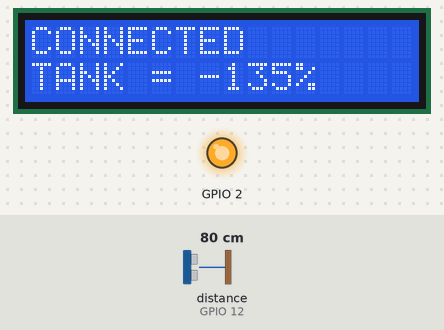
The sketch below on a simulated ESP8266 (NodeMCU). Parts: 16×2 character LCD, output pins drawn as LEDs (lit = HIGH). Wiring (inferred from the names in the program): ultrasonic range finder: trigger GPIO 14; echo GPIO 12. The test bench sets the inputs (shaded band); at power-on: distance to the obstacle (sensor on GPIO 12) 80 cm. The echo pulse lasts 58.3 µs per cm; WiFi joins after 1.5 s; servers stay silent unless stated; pins used as bus, display or sensor lines are not drawn; what the sketch prints to the serial monitor is not drawn.

Above: at 2.8 s.
2.9 s: distance to the obstacle (sensor on GPIO 12) set to 2 cm
At 7.7 s:
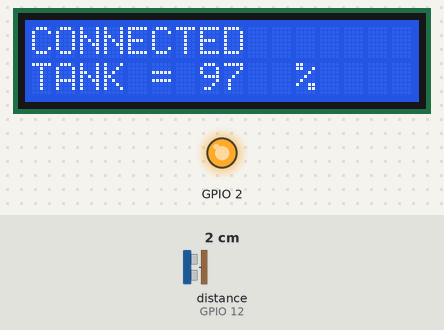
Timing chart, 0 to 9.2 s (numbered marks = the images above; inputs shaded):
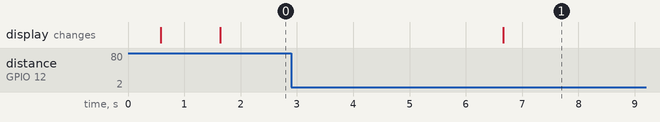

Measured:
- after the input at 2.9 s, the display: changes after 3.8 s (image 1)

The sketch:

Code_MCU_Tank.ino
```cpp
#include <ESP8266WiFi.h>
#include <WiFiUDP.h>
#include <LiquidCrystal_I2C.h>
#include <Wire.h>
#define TRIGGER 14
#define ECHO    12

#define TankContain 34
#define highTank 30
#define lowTank  20

int InputTank = 0;
int val = 1;
int status = WL_IDLE_STATUS;
LiquidCrystal_I2C lcd(0x3F, 16, 2);
const char* ssid = "Es";  //  your network SSID (name)
const char* pass = "wa1234567890";       // your network password

unsigned int localPort = 2390;      // local port to listen for UDP packets
//unsigned int ReplyPort = 2390;
IPAddress ReplyIP(192,168,4,255);
char ReplyBuffer[10] = "O";
char packetBuffer[10]; //buffer to hold incoming and outgoing packets

// A UDP instance to let us send and receive packets over UDP
WiFiUDP Udp_r;      // Receive
WiFiUDP Udp_Send;
//WiFiUDP Udp_s;

void setup()
{
  // Open serial communications and wait for port to open:
  Serial.begin(115200);
  lcd.begin();
  // prepare GPIO2
  pinMode(2, OUTPUT);
  digitalWrite(2, 1);
  pinMode(TRIGGER, OUTPUT);
  pinMode(ECHO, INPUT);
  // setting up Station AP
  WiFi.begin(ssid, pass);
  printWifiStatus();
}

void loop()
{
  clearReplyBuffer();
  InputTank = distan();
  Serial.print("Distance :  ");
  Serial.println(InputTank);
  readpack();
  if(InputTank < highTank){
    delay(5000);
    fncUdpSend();
  }//------------------------------------------------------
  else {
    delay(15000);
    fncUdpSend();
  }//------------------------------------------------------
}

void printWifiStatus(){
    // Wait for connect to AP
  Serial.print("[Connecting]");
  Serial.print(ssid);
  WiFi.mode(WIFI_STA);
  int tries=0;
  while (WiFi.status() != WL_CONNECTED) {
    delay(500);
    Serial.print(".");
    lcd.setCursor(0, 0);
    lcd.print("CONNECTING...");
    tries++;
    if (tries > 200){
      Serial.print("No Connected");
      lcd.setCursor(0, 0);
      lcd.print("NO CONNECTED");
      break;
    }
  }
  if (tries <= 200){
      lcd.clear();
      lcd.setCursor(0, 0);
      lcd.print("CONNECTED");
    }

  Serial.println();
  IPAddress ip(192,168,4,10);        // static IP
  IPAddress gateway(192,168,4,12);
  IPAddress subnet(255,255,255,0);
  WiFi.config(ip,gateway,subnet);      // set a static ip to the WiFi

  Serial.println("Connected to wifi");
  Serial.print("started at port ");
  Serial.print(WiFi.localIP());
  Serial.print(" : ");
  Serial.println(localPort);
  Udp_r.begin(localPort);

}

int distan(){
   long duration, distance;
  digitalWrite(TRIGGER, LOW);
  delayMicroseconds(2);
  digitalWrite(TRIGGER, HIGH);
  delayMicroseconds(10);
  digitalWrite(TRIGGER, LOW);
  duration = pulseIn(ECHO, HIGH);
  distance = (duration/2) / 29.1;
  distance = TankContain - distance;
  distance = (distance*100)/TankContain;
  lcd.setCursor(0, 1);
  lcd.print("TANK = ");
  if(distance<100) {
    lcd.setCursor(7, 1);
    lcd.print("       ");
  }
  lcd.setCursor(7, 1);
  lcd.print(distance);
  lcd.setCursor(11, 1);
  lcd.print("%");
  return distance;
}

void readpack(){
  clearPacketBuffer();
  int noBytes = Udp_r.parsePacket();
  if ( noBytes ) {
    //Serial.print(millis() / 1000);
    //Serial.print(":Packet of ");
    //Serial.print(noBytes);
    //Serial.print(" received from ");
    //Serial.print(Udp_r.remoteIP());
    ReplyIP = Udp_r.remoteIP(); //---------------------1
    //Serial.print(":");
    //Serial.println(Udp_r.remotePort());
    // We've received a packet, read the data from it
    Udp_r.read(packetBuffer,noBytes); // read the packet into the buffer
    Serial.print("Receive : ");
    // display the packet contents
    for (int i=1;i<=noBytes;i++){
      Serial.print(packetBuffer[i-1]);
      if (i % 32 == 0){
        Serial.println();
      }
      else Serial.print(' ');
    } // end for
    Serial.println();
    val++;
    if(val % 2){
      digitalWrite(2, HIGH);
    }
    else
    digitalWrite(2, LOW);
    delay(1000);
    //Udp_r.flush();
   //fncUdpSend();
  } // end if
}

void fncUdpSend()
{
  int i = InputTank;
  String s;
  s+= i;
  s.toCharArray(ReplyBuffer,10);
  Serial.print("Send : ");
  Serial.println(ReplyBuffer);
  Udp_Send.beginPacket(ReplyIP, localPort);
  Udp_Send.write(ReplyBuffer, sizeof(ReplyBuffer));
  Udp_Send.endPacket();
}

void clearPacketBuffer() {
       if(packetBuffer) {
         for(int i = 0; i<sizeof(packetBuffer); i++){
          packetBuffer[i] = NULL;
}     }   }

void clearReplyBuffer() {
       if(ReplyBuffer) {
         for(int i = 0; i<sizeof(ReplyBuffer); i++){
          ReplyBuffer[i] = NULL;
}     }   }

void tryPing(){
  fncUdpSend();
  delay(3000);
  readpack();
  if(packetBuffer[0] == 'K'){
     Serial.println("Receive : " + packetBuffer[0]);
  }
}
```
